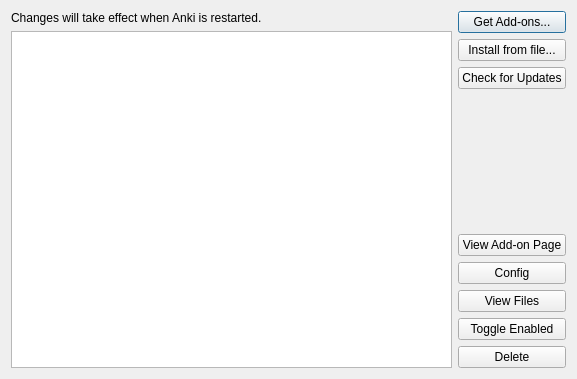
<?xml version="1.0" encoding="UTF-8"?>
<ui version="4.0">
 <class>Dialog</class>
 <widget class="QDialog" name="Dialog">
  <property name="windowModality">
   <enum>Qt::ApplicationModal</enum>
  </property>
  <property name="geometry">
   <rect>
    <x>0</x>
    <y>0</y>
    <width>577</width>
    <height>379</height>
   </rect>
  </property>
  <property name="windowTitle">
   <string>Add-ons</string>
  </property>
  <property name="modal">
   <bool>true</bool>
  </property>
  <layout class="QHBoxLayout" name="horizontalLayout">
   <item>
    <layout class="QVBoxLayout" name="verticalLayout_2">
     <item>
      <widget class="QLabel" name="label">
       <property name="text">
        <string>Changes will take effect when Anki is restarted.</string>
       </property>
      </widget>
     </item>
     <item>
      <widget class="QListWidget" name="addonList">
       <property name="styleSheet">
        <string notr="true">background :url(:/icons/Mainwindow_bg.jpg)</string>
       </property>
       <property name="selectionMode">
        <enum>QAbstractItemView::ExtendedSelection</enum>
       </property>
      </widget>
     </item>
    </layout>
   </item>
   <item>
    <layout class="QVBoxLayout" name="verticalLayout">
     <item>
      <widget class="QPushButton" name="getAddons">
       <property name="text">
        <string>Get Add-ons...</string>
       </property>
      </widget>
     </item>
     <item>
      <widget class="QPushButton" name="installFromFile">
       <property name="text">
        <string>Install from file...</string>
       </property>
      </widget>
     </item>
     <item>
      <widget class="QPushButton" name="checkForUpdates">
       <property name="text">
        <string>Check for Updates</string>
       </property>
      </widget>
     </item>
     <item>
      <spacer name="verticalSpacer">
       <property name="orientation">
        <enum>Qt::Vertical</enum>
       </property>
       <property name="sizeHint" stdset="0">
        <size>
         <width>20</width>
         <height>40</height>
        </size>
       </property>
      </spacer>
     </item>
     <item>
      <widget class="QPushButton" name="viewPage">
       <property name="text">
        <string>View Add-on Page</string>
       </property>
      </widget>
     </item>
     <item>
      <widget class="QPushButton" name="config">
       <property name="text">
        <string>Config</string>
       </property>
      </widget>
     </item>
     <item>
      <widget class="QPushButton" name="viewFiles">
       <property name="text">
        <string>View Files</string>
       </property>
      </widget>
     </item>
     <item>
      <widget class="QPushButton" name="toggleEnabled">
       <property name="text">
        <string>Toggle Enabled</string>
       </property>
      </widget>
     </item>
     <item>
      <widget class="QPushButton" name="delete_2">
       <property name="text">
        <string>Delete</string>
       </property>
      </widget>
     </item>
    </layout>
   </item>
  </layout>
 </widget>
 <resources/>
 <connections/>
</ui>
